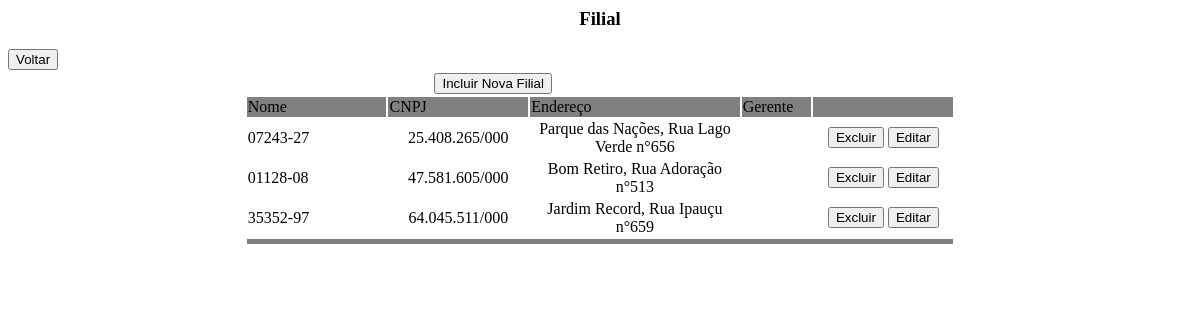
The page /listar_filial.php on the database as committed earlier.
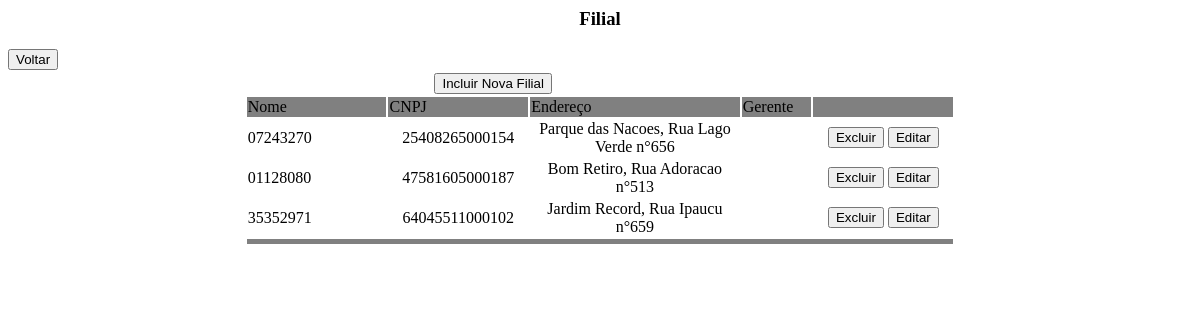
The same page on the database as committed later.
### tables this page shows
CREATE TABLE Filial (
	idFilial			INT				NOT NULL AUTO_INCREMENT,
    cnpj				VARCHAR(14)		NOT NULL,
    cep					VARCHAR(8)		NOT NULL,
    nome				VARCHAR(100)	NOT NULL,
    numero				INT				NOT NULL,
    bairro 				VARCHAR(30)		NOT NULL,
    logradouro			VARCHAR(50)		NOT NULL,
    idGerente			INT				NULL,
    data_inicio_gestao	DATE			NULL,
    CONSTRAINT pk_filial PRIMARY KEY (idFilial),
    CONSTRAINT uk_cnpj UNIQUE (cnpj)
);

### listar_filial.php (the view, shortened to what this page needs)
<html>
<head>
</head>
<body>
    <center>
        <h3>Filial</h3>
    </center>
    <form name="form1" method="POST" action="form_incluir_filial.php">
        <input type="button" value="Voltar" onclick="location.href='index.php'">
        <table border="0" align="center" width="60%">
            <?php
            include("./config.php");
            $con = mysqli_connect($host, $login, $senha, $bd);
            $sql = "SELECT * FROM filial ORDER BY cnpj";
            $tabela = mysqli_query($con, $sql);
            if (mysqli_num_rows($tabela) == 0) {
            ?>
                <tr>
                    <td align="center">Nao ha nenhuma filial cadastrada.</td>
                </tr>
                <tr>
                    <td align="center"><input type="submit" value="incluir Filial"></td>
                </tr>
            <?php
            } else {
            ?>
                <tr>
                    <td colspan="3" align="center"><input type="submit" value="Incluir Nova Filial"></td>
                </tr>
                <tr bgcolor="grey">
                    <td width="20%">Nome</td>
                    <td width="20%">CNPJ</td>
                    <td width="30%">Endereço</td>
                    <td width="10%">Gerente</td>
                    <td width="30%"></td>
                </tr>
                <?php
                while ($dados = mysqli_fetch_row($tabela)) {
                ?>
                    <tr>
                        <td><?php echo $dados[2]; ?></td>
                        <td align="center"><?php echo $dados[1]; ?></td>
                        <td align="center"><?php echo $dados[5] . ", " . $dados[6] . " n°" . $dados[4]; ?></td>
                        <td align="center"><?php echo $dados[7]; ?></td>
                        <td align="center">
                            <input type="button" value="Excluir" onclick="location.href='excluir_filial.php?idFilial=<?php echo $dados[0]; ?>'">
                            <input type="button" value="Editar" onclick="location.href='form_incluir_filial.php?idFilial=<?php echo $dados[0]; ?>'">
                        </td>
                    </tr>
                <?php
                }
                ?>
                <tr bgcolor="grey">
                    <td colspan="5" height="5"></td>
                </tr>
            <?php
            }
            ?>
        </table>
    </form>
</body>
</html>

Rows that differ between the two databases and show on the page:
changed filial "Rua Lago Verde": cep "07243-27" → "07243270"; cnpj "25.408.265/000" → "25408265000154"; bairro "Parque das Nações" → "Parque das Nacoes"
changed filial "Bom Retiro": cep "01128-08" → "01128080"; cnpj "47.581.605/000" → "47581605000187"; logradouro "Rua Adoração" → "Rua Adoracao"
changed filial "Jardim Record": cep "35352-97" → "35352971"; cnpj "64.045.511/000" → "64045511000102"; logradouro "Rua Ipauçu" → "Rua Ipaucu"
